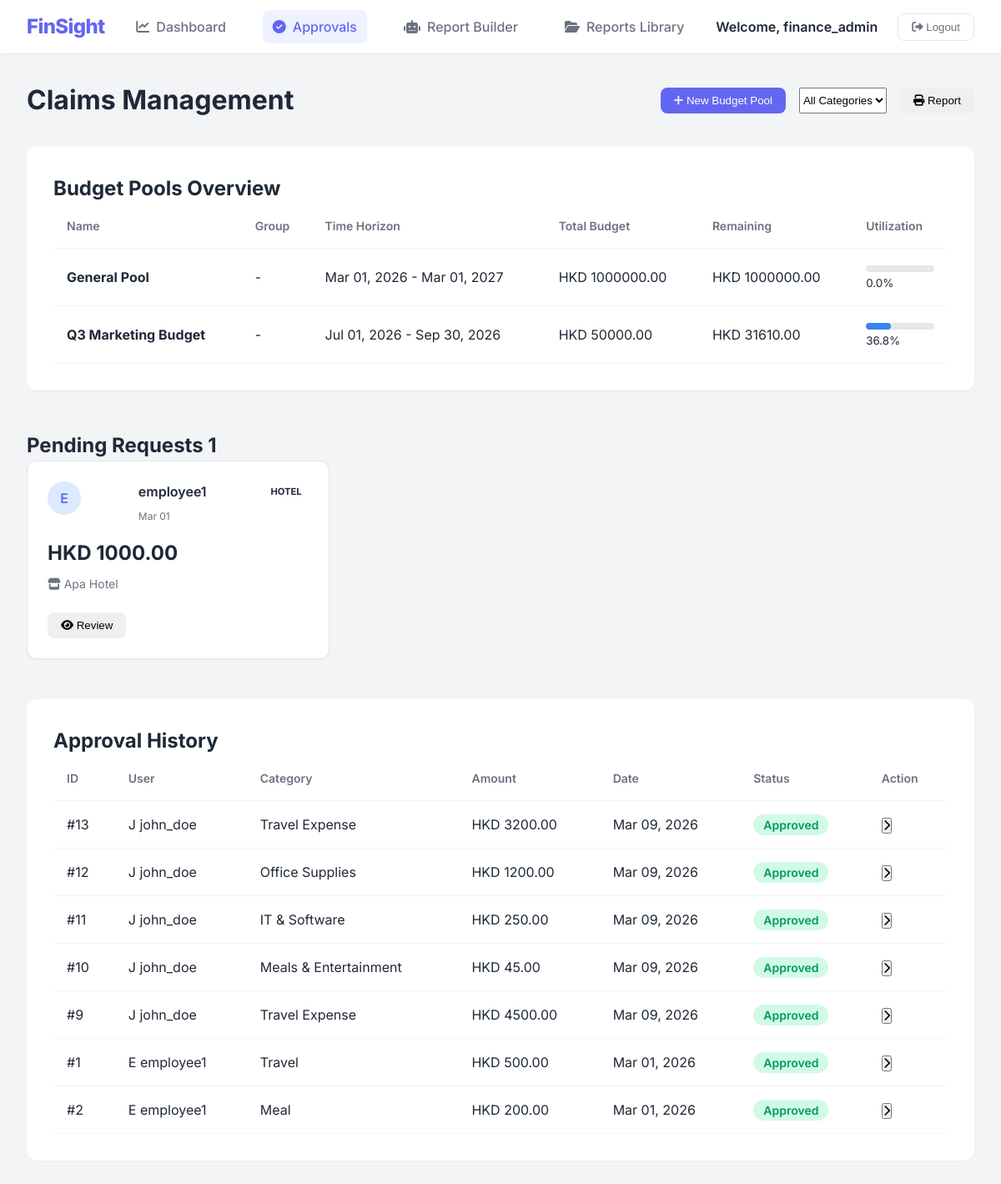
Screenshot of /portal/approval/ (signed in) with the database file from the repository.
### api/models.py (models this page shows, shortened)
class User(AbstractUser):
    ROLE_CHOICES = (
        ('employee', 'Employee'),
        ('admin', 'Admin'),
    )
    role = models.CharField(max_length=20, choices=ROLE_CHOICES, default='employee')
    company = models.ForeignKey(Company, on_delete=models.CASCADE, null=True, blank=True, related_name='users')

class BudgetPool(models.Model):
    company = models.ForeignKey(Company, on_delete=models.CASCADE, null=True, blank=True, related_name='budget_pools')
    name = models.CharField(max_length=255)
    group = models.CharField(max_length=255, null=True, blank=True)
    start_date = models.DateField()
    end_date = models.DateField()
    total_budget_hkd = models.DecimalField(max_digits=12, decimal_places=2)
    remaining_hkd = models.DecimalField(max_digits=12, decimal_places=2, default=0)
    created_at = models.DateTimeField(auto_now_add=True)
    @property
    def utilization_percentage(self):
        if self.total_budget_hkd > 0:
            spent = self.total_budget_hkd - self.remaining_hkd
            return round((spent / self.total_budget_hkd) * 100, 1)
        return 0

class Claim(models.Model):
    STATUS_CHOICES = (
        ('pending', 'Pending'),
        ('approved', 'Approved'),
        ('rejected', 'Rejected'),
        ('returned', 'Returned'),
    )
    user = models.ForeignKey(User, on_delete=models.CASCADE, related_name='claims')
    budget_pool = models.ForeignKey(BudgetPool, on_delete=models.SET_NULL, null=True, blank=True, related_name='active_claims')
    status = models.CharField(max_length=20, choices=STATUS_CHOICES, default='pending')
    amount_hkd = models.DecimalField(max_digits=12, decimal_places=2, null=True, blank=True)
    merchant = models.CharField(max_length=255, null=True, blank=True)
    date = models.DateField(null=True, blank=True)
    category = models.CharField(max_length=255, null=True, blank=True)
    note = models.TextField(null=True, blank=True)
    created_at = models.DateTimeField(auto_now_add=True)
    updated_at = models.DateTimeField(auto_now=True)

### portal/views.py (the view)
# urls.py: path('approval/', views.approval_view, name='approval'),
@login_required(login_url='login')
def approval_view(request):
    budget_pools = BudgetPool.objects.all()
    pending_claims = Claim.objects.filter(status='pending').order_by('-created_at')
    history_claims = Claim.objects.exclude(status='pending').order_by('-updated_at')[:10]
    context = {
        'budget_pools': budget_pools,
        'pending_claims': pending_claims,
        'history_claims': history_claims,
        'pending_count': pending_claims.count()
    }
    return render(request, 'approval.html', context)

### portal/templates/approval.html (shortened to what this page needs)
{% extends 'base.html' %}
{% load static %}
{% block extra_css %}
    <link rel="stylesheet" href="{% static 'portal/css/approval.css' %}">
{% endblock %}
{% block content %}
<div class="approval-header">
    <h1 class="page-title">Claims Management</h1>
    <div class="header-actions">
        <button class="btn btn-primary" onclick="openBudgetPoolModal()">
            <i class="fas fa-plus"></i> New Budget Pool
        </button>
        <select class="form-select filter-dropdown" onchange="filterClaims(this.value)">
            <option value="all">All Categories</option>
        </select>
        <button class="btn btn-outline" onclick="window.print()">
            <i class="fas fa-print"></i> Report
        </button>
    </div>
</div>
<section class="budget-pools-section card">
    <h2 class="section-heading">Budget Pools Overview</h2>
    <div class="table-responsive">
        <table class="history-table">
            <thead>
                <tr>
                    <th>Name</th>
                    <th>Group</th>
                    <th>Time Horizon</th>
                    <th>Total Budget</th>
                    <th>Remaining</th>
                    <th>Utilization</th>
                </tr>
            </thead>
            <tbody>
                {% for pool in budget_pools %}
                <tr>
                    <td><strong>{{ pool.name }}</strong></td>
                    <td>{{ pool.group|default:"-" }}</td>
                    <td>{{ pool.start_date|date:"M d, Y" }} - {{ pool.end_date|date:"M d, Y" }}</td>
                    <td>HKD {{ pool.total_budget_hkd }}</td>
                    <td>HKD {{ pool.remaining_hkd }}</td>
                    <td>
                        <div class="progress-bar-container">
                            <div class="progress-bar" style="width: {{ pool.utilization_percentage }}%;"></div>
                        </div>
                        <small>{{ pool.utilization_percentage }}%</small>
                    </td>
                </tr>
                {% empty %}
                <tr><td colspan="6" class="text-center">No budget pools created yet.</td></tr>
                {% endfor %}
            </tbody>
        </table>
    </div>
</section>
<section class="pending-section">
    <h2 class="section-heading">Pending Requests <span class="badge">{{ pending_count }}</span></h2>
    <div class="grid-container">
        {% for claim in pending_claims %}
        <div class="claim-card card" data-category="{{ claim.category }}">
            <div class="card-top">
                <div class="user-avatar">{{ claim.user.username|make_list|first|upper }}</div>
                <div class="claim-meta">
                    <h3>{{ claim.user.username }}</h3>
                    <span class="claim-date">{{ claim.created_at|date:"M d" }}</span>
                </div>
                <span class="category-tag {{ claim.category|lower }}">{{ claim.category }}</span>
            </div>
            <div class="card-mid">
                <p class="amount">HKD {{ claim.amount_hkd|floatformat:2 }}</p>
                <p class="merchant"><i class="fas fa-store"></i> {{ claim.merchant|default:"Unknown Merchant" }}</p>
            </div>
            <div class="card-actions">
                <button class="btn btn-outline" onclick="openClaimModal('{{ claim.id }}')">
                    <i class="fas fa-eye"></i> Review
                </button>
            </div>
        </div>
        {% empty %}
        <div class="empty-state">
            <i class="fas fa-check-circle"></i>
            <p>All caught up! No pending claims.</p>
        </div>
        {% endfor %}
    </div>
</section>
<section class="history-section card">
    <h2 class="section-heading">Approval History</h2>
    <div class="table-responsive">
        <table class="history-table">
            <thead>
                <tr>
                    <th>ID</th>
                    <th>User</th>
                    <th>Category</th>
                    <th>Amount</th>
                    <th>Date</th>
                    <th>Status</th>
                    <th>Action</th>
                </tr>
            </thead>
            <tbody>
                {% for claim in history_claims %}
                <tr>
                    <td>#{{ claim.id }}</td>
                    <td>
                        <div class="user-cell">
                            <span class="avatar-sm">{{ claim.user.username|make_list|first|upper }}</span>
                            {{ claim.user.username }}
                        </div>
                    </td>
                    <td>{{ claim.category }}</td>
                    <td>HKD {{ claim.amount_hkd }}</td>
                    <td>{{ claim.created_at|date:"M d, Y" }}</td>
                    <td>
                        <span class="status-badge status-{{ claim.status }}">
                            {{ claim.get_status_display }}
                        </span>
                    </td>
                    <td>
                        <button class="btn-icon"><i class="fas fa-chevron-right"></i></button>
                    </td>
                </tr>
                {% empty %}
                <tr><td colspan="7" class="text-center">No history found.</td></tr>
                {% endfor %}
            </tbody>
        </table>
    </div>
</section>
{% endblock %}

### portal/templates/base.html (shortened to what this page needs)
<!DOCTYPE html>
<html lang="en">
<head>
    <link rel="stylesheet" href="https://cdnjs.cloudflare.com/ajax/libs/font-awesome/6.4.0/css/all.min.css">
    {% load static %}
    <link rel="stylesheet" href="{% static 'portal/css/base.css' %}">
    {% block extra_css %}{% endblock %}
</head>
<body>
    <header class="header">
        <div class="logo">FinSight</div>
        <nav class="nav-links">
            <a href="{% url 'dashboard' %}" class="{% if request.resolver_match.url_name == 'dashboard' %}active{% endif %}">
                <i class="fas fa-chart-line"></i> Dashboard
            </a>
            <a href="{% url 'approval' %}" class="{% if request.resolver_match.url_name == 'approval' %}active{% endif %}">
                <i class="fas fa-check-circle"></i> Approvals
            </a>
            <a href="{% url 'chatbot' %}" class="{% if request.resolver_match.url_name == 'chatbot' %}active{% endif %}">
                <i class="fas fa-robot"></i> Report Builder
            </a>
            <a href="{% url 'reports' %}" class="{% if request.resolver_match.url_name == 'reports' %}active{% endif %}">
                <i class="fas fa-folder-open"></i> Reports Library
            </a>
        </nav>
        <div class="user-controls">
            <span class="user-name">Welcome, {{ user.username }}</span>
            <button class="logout-btn" onclick="location.href='{% url 'login' %}'">
                <i class="fas fa-sign-out-alt"></i> Logout
            </button>
        </div>
    </header>
    <div class="main-container">
        {% block content %}{% endblock %}
    </div>
</body>
</html>

### portal/static/portal/css/base.css (style rules this page uses)
:root { --primary-color: #6366f1; --primary-dark: #4f46e5; --secondary-color: #ec4899; --background-color: #f3f4f6; --card-bg: #ffffff; --text-primary: #1f2937; --text-secondary: #6b7280; --success-color: #10b981; --danger-color: #ef4444; --warning-color: #f59e0b; --shadow-sm: 0 1px 2px 0 rgba(0, 0, 0, 0.05); --shadow-md: 0 4px 6px -1px rgba(0, 0, 0, 0.1), 0 2px 4px -1px rgba(0, 0, 0, 0.06); --radius-md: 0.5rem; --radius-lg: 0.75rem; }
* { box-sizing: border-box; margin: 0; padding: 0; }
body { font-family: 'Inter', sans-serif; background-color: var(--background-color); color: var(--text-primary); line-height: 1.5; }
a { text-decoration: none; color: inherit; }
.header { background-color: var(--card-bg); padding: 0.75rem 2rem; display: flex; justify-content: space-between; align-items: center; box-shadow: var(--shadow-sm); position: sticky; top: 0; z-index: 50; }
.logo { font-size: 1.5rem; font-weight: 800; color: var(--primary-color); letter-spacing: -0.025em; }
.nav-links { display: flex; gap: 2rem; }
.nav-links a { color: var(--text-secondary); font-weight: 500; display: flex; align-items: center; gap: 0.5rem; padding: 0.5rem 0.75rem; border-radius: var(--radius-md); transition: all 0.2s; }
.nav-links a:hover, .nav-links a.active { color: var(--primary-color); background-color: #eef2ff; }
.user-controls { display: flex; align-items: center; gap: 1.5rem; }
.user-name { font-weight: 600; color: var(--text-primary); }
.logout-btn { background: none; border: 1px solid #e5e7eb; padding: 0.5rem 1rem; border-radius: var(--radius-md); cursor: pointer; font-weight: 500; color: var(--text-secondary); transition: all 0.2s; }
.main-container { max-width: 1400px; margin: 2rem auto; padding: 0 2rem; }
.card { background-color: var(--card-bg); border-radius: var(--radius-lg); box-shadow: var(--shadow-sm); padding: 1.5rem; }
.btn { padding: 0.5rem 1rem; border-radius: var(--radius-md); font-weight: 500; cursor: pointer; border: none; transition: background-color 0.2s; }
.btn-primary { background-color: var(--primary-color); color: white; }
.status-badge { padding: 0.25rem 0.75rem; border-radius: 9999px; font-size: 0.875rem; font-weight: 600; }
.status-approved { background-color: #d1fae5; color: #059669; }

### portal/static/portal/css/approval.css (style rules this page uses)
.approval-header { display: flex; justify-content: space-between; align-items: center; margin-bottom: 2rem; }
.header-actions { display: flex; gap: 1rem; }
.pending-section { margin-bottom: 3rem; }
.grid-container { display: grid; grid-template-columns: repeat(auto-fill, minmax(280px, 1fr)); gap: 1.5rem; }
.claim-card { padding: 1.5rem; display: flex; flex-direction: column; justify-content: space-between; min-height: 200px; border: 1px solid #e5e7eb; }
.card-top { display: flex; align-items: flex-start; justify-content: space-between; margin-bottom: 1rem; }
.user-avatar { width: 2.5rem; height: 2.5rem; border-radius: 50%; background-color: #dbeafe; color: var(--primary-color); display: flex; align-items: center; justify-content: center; font-weight: 600; }
.claim-meta h3 { font-size: 1rem; font-weight: 600; margin-bottom: 0.25rem; }
.claim-date { font-size: 0.75rem; color: var(--text-secondary); }
.category-tag { font-size: 0.7rem; padding: 0.25rem 0.5rem; border-radius: 4px; text-transform: uppercase; font-weight: 700; }
.card-mid { margin-bottom: 1.5rem; }
.amount { font-size: 1.5rem; font-weight: 700; color: var(--text-primary); }
.merchant { color: var(--text-secondary); font-size: 0.875rem; margin-top: 0.5rem; }
.history-section { padding: 2rem; }
.history-table { width: 100%; border-collapse: collapse; }
.history-table th, .history-table td { text-align: left; padding: 1rem; border-bottom: 1px solid #f3f4f6; }
.history-table th { font-weight: 600; color: var(--text-secondary); font-size: 0.875rem; }
.budget-pools-section { margin-bottom: 3rem; padding: 2rem; }
.progress-bar-container { width: 100%; background-color: #e5e7eb; border-radius: 9999px; height: 0.5rem; margin-top: 0.25rem; overflow: hidden; }
.progress-bar { background-color: #3b82f6; height: 100%; border-radius: 9999px; }

### rows the page displays
User: username "finance_admin"
BudgetPool: name "General Pool", group "-", start_date "Mar 01, 2026", end_date "Mar 01, 2027", total_budget_hkd "1000000.00", remaining_hkd "1000000.00", utilization_percentage "0.0"
BudgetPool: name "Q3 Marketing Budget", group "-", start_date "Jul 01, 2026", end_date "Sep 30, 2026", total_budget_hkd "50000.00", remaining_hkd "31610.00", utilization_percentage "36.8"
Claim: user.username|make_list "E", user.username "employee1", created_at "Mar 01", category "HOTEL", amount_hkd "1000.00", merchant "Apa Hotel"
Claim: id "13", user.username|make_list "J", user.username "john_doe", category "Travel Expense", amount_hkd "3200.00", created_at "Mar 09, 2026", status "Approved"
Claim: id "12", user.username|make_list "J", user.username "john_doe", category "Office Supplies", amount_hkd "1200.00", created_at "Mar 09, 2026", status "Approved"
Claim: id "11", user.username|make_list "J", user.username "john_doe", category "IT & Software", amount_hkd "250.00", created_at "Mar 09, 2026", status "Approved"
Claim: id "10", user.username|make_list "J", user.username "john_doe", category "Meals & Entertainment", amount_hkd "45.00", created_at "Mar 09, 2026", status "Approved"
Claim: id "9", user.username|make_list "J", user.username "john_doe", category "Travel Expense", amount_hkd "4500.00", created_at "Mar 09, 2026", status "Approved"
Claim: id "1", user.username|make_list "E", user.username "employee1", category "Travel", amount_hkd "500.00", created_at "Mar 01, 2026", status "Approved"
Claim: id "2", user.username|make_list "E", user.username "employee1", category "Meal", amount_hkd "200.00", created_at "Mar 01, 2026", status "Approved"

### other values shown
{{ pending_count }} "1"
